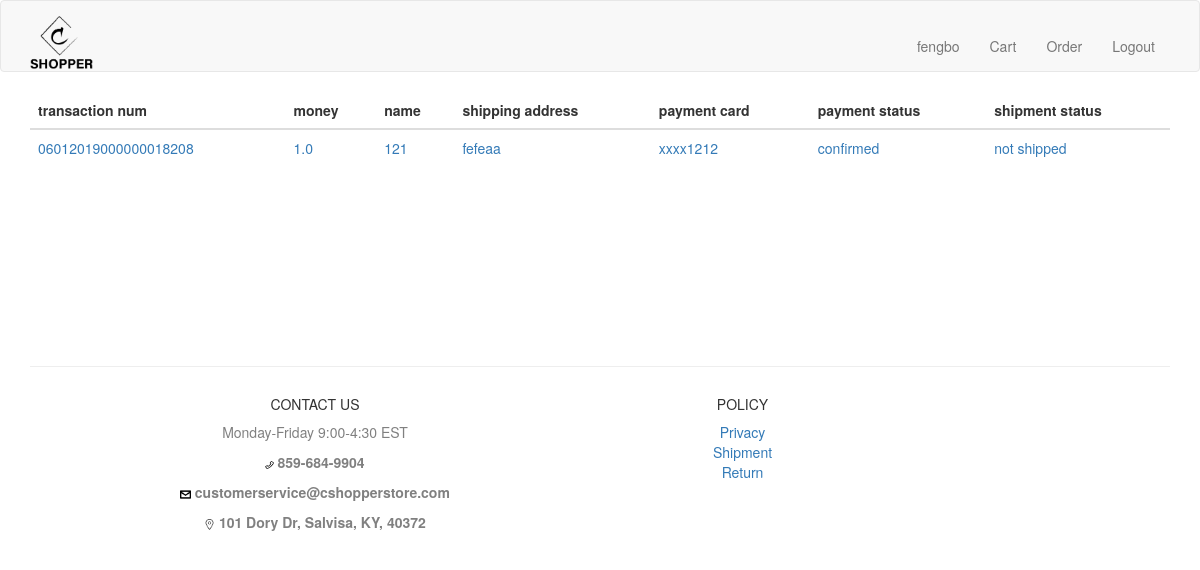
The app's page /mytrans (signed in) with its own data.
### __init__.py (models this page shows, shortened)
class User(UserMixin, db.Model):
    id = db.Column(db.Integer, primary_key=True)
    username = db.Column(db.String(64), index=True, unique=True)
    email = db.Column(db.String(120), index=True, unique=True)
    password_hash = db.Column(db.String(128))
    '''
    mycart = db.relationship(
        'Products', secondary=shopingcart,
        primaryjoin=(shopingcart.c.user_id == id),
        secondaryjoin=(shopingcart.c.prd_id == Products.id),
        backref=db.backref('buyer', lazy='dynamic'), lazy='dynamic')
    '''
    '''
    def addtocart(self, prd):
        if not self.is_in_cart(prd):
            self.mycart.append(prd)

    def remove(self, prd):
        if self.is_in_cart(prd):
            self.mycart.remove(prd)

    def is_in_cart(self, prd):
        return self.mycart.filter(
            shopingcart.c.prd_id == prd.id).count() > 0

    def all_in_my_carts(self):
        return self.mycart.order_by(Products.name.asc()).all()
    '''

class Transsummary(db.Model):
    id = db.Column(db.Integer, primary_key=True)
    user_id = db.Column(db.Integer, db.ForeignKey('user.id'),
        nullable=False)
    money=db.Column(db.Float)
    transnum=db.Column(db.String(20))#8+8+4
    time=db.Column(db.String(8))
    shipname=db.Column(db.String(30))
    addr=db.Column(db.String(200))
    creditcard=db.Column(db.String(30)) #card number
    creditname=db.Column(db.String(30)) #card name
    creditid=db.Column(db.String(4))  #3240 last 4 or 3
    creditexpmonth=db.Column(db.String(2)) #02
    creditexpyear=db.Column(db.String(4)) #2022
    paymentstatus=db.Column(db.String(100))#1 pay, 0 not pay -1 refund
    shipmentstatus=db.Column(db.String(100))#1ship 0 not ship -1 return back

### __init__.py (the view)
@app.route('/mytrans')
@login_required
def mytrans():
    alltrans = Transsummary.query.filter_by(user_id= current_user.id).all()
    return render_template('mytrans.html', trans=alltrans)

### __init__.py (called while the page is built)
@login.user_loader
def load_user(id):
    return User.query.get(int(id))

### templates/mytrans.html
{% extends "base.html" %}
{% import 'bootstrap/wtf.html' as wtf %}
{% block app_content %}
  <div>
        <table class="table">
          <thead>
              <tr>
                <th scope="col">transaction num</th>
                <th scope="col">money</th>
                <th scope="col">name</th>
                <th scope="col">shipping address</th>
                <th scope="col">payment card</th>
                <th scope="col">payment status</th>
                <th scope="col">shipment status</th>
              </tr>
          </thead>
          <tbody>
          {% if trans %}
              {% for any in trans %}
              <tr>
                <td >
                  <a href="{{ url_for('transdetail', transnum= any.transnum) }}">{{ any.transnum}}</a>
                </td>
                <td >
                  <a>{{ any.money}}</a>
                </td>
                <td >
                  <a>{{ any.shipname}}</a>
                </td>
                <td >
                  <a>{{ any.addr}}</a>
                </td>
                <td >
                  <a>xxxx{{ any.creditcard[-4:]}}</a>
                </td>
                <td >
                  <a>{{ any.paymentstatus}}</a>
                </td>
                <td >
                  <a>{{ any.shipmentstatus}}</a>
                </td>
              </tr>
              {% endfor %}
        {% endif %}
        </tbody>
        </table>
   </div>
{% endblock %}

### templates/base.html (shortened to what this page needs)
{% extends 'bootstrap/base.html' %}
{% block navbar %}
    <nav class="navbar navbar-default">
        <div class="container">
            <div class="navbar-header">
                <a class="navbar-brand" href="{{ url_for('index') }}"><img width="9%" src="{{url_for('static', filename='cshopper.png')}}"/></a>
            </div>
            <div class="collapse navbar-collapse" id="bs-example-navbar-collapse-1">
                <ul class="nav navbar-nav navbar-right">
		   <br>
                    {% if current_user.is_anonymous %}
                    <li><a href="{{ url_for('login') }}">Login</a></li>
                    {% else %}
                    <li><a >{{current_user.username}}</a></li>
                      {% if current_user.username=="shaochaoqun" %}
                      <li><a href="{{ url_for('managerpage') }}">Manager</a></li>
                      {% else %}
                      <li><a href="{{ url_for('showmycart') }}">Cart</a></li>
                      <li><a href="{{ url_for('mytrans') }}">Order</a></li>
                      {% endif %}
                    <li><a href="{{ url_for('logout') }}">Logout</a></li>
                    {% endif %}
		    <br><br>
                </ul>
            </div>
        </div>
    </nav>
{% endblock %}
{% block content %}
    <div class="container">
        {% block app_content %}{% endblock %}
	<br><br><br><br>
<br><br><br><br>
	<footer class="page-footer font-small blue pt-4">
	  <div class="container-fluid text-center text-md-left">
	    <div class="row">
	      <hr class="clearfix w-100 d-md-none pb-3">
	      <div class="col-md-6 mt-md-0 mb-3">
		<h5 class="text-uppercase">Contact Us</h5>
		<p style="color:grey;">Monday-Friday 9:00-4:30 EST</p>
<p style="color:grey;"><img width="1.5%" src="{{url_for('static', filename='phone.png')}}"/><strong> 859-684-9904</strong> </p>
<p style="color:grey;"><img width="2%" src="{{url_for('static', filename='email.png')}}"/><strong> customerservice@cshopperstore.com</strong></p>
        <p style="color:grey;"><img width="2%" src="{{url_for('static', filename='map.png')}}"/><strong> 101 Dory Dr, Salvisa, KY, 40372</strong></p>
	      </div>
	      <div class="col-md-3 mb-md-0 mb-3">
		<h5 class="text-uppercase">Policy</h5>
                <ul class="list-unstyled">
                  <li>
                    <a href="{{ url_for('policy',pname='privacy') }}">Privacy</a>
                  </li>
                  <li>
                    <a href="{{ url_for('policy',pname='shipment') }}">Shipment</a>
                  </li>
                  <li>
                    <a href="{{ url_for('policy',pname='return') }}">Return</a>
                  </li>
                </ul>
	      </div>
	    </div>
	  </div>
	</footer>
    </div>
{% endblock %}

### records on screen
User: username "fengbo"
Transsummary: transnum "06012019000000018208", money "1.0", shipname "121", addr "fefeaa", creditcard "1212", paymentstatus "confirmed", shipmentstatus "not shipped"
